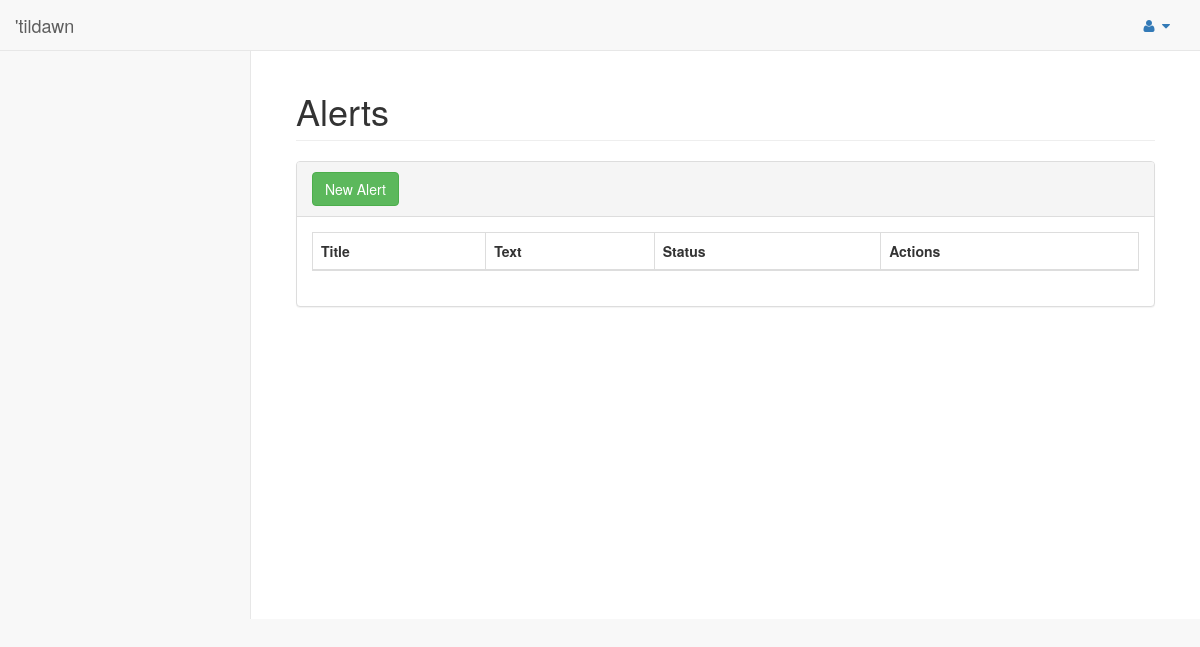
The app's page /pages/alerts.php, older data.
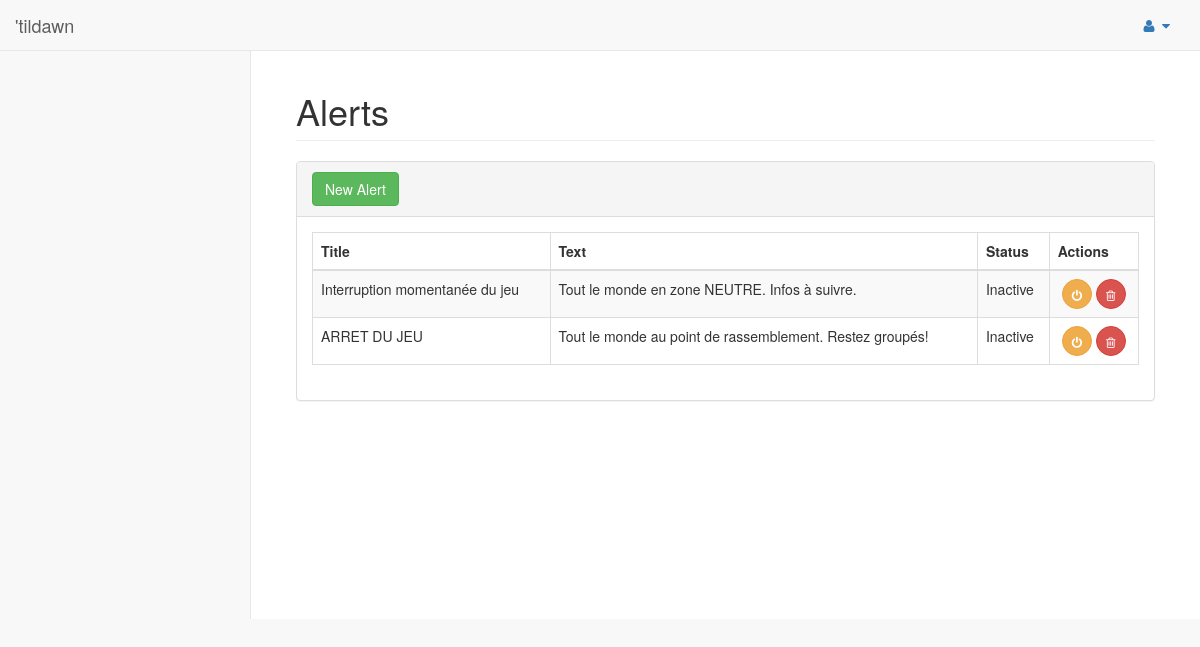
The same page, newer data.
### tables this page shows
CREATE TABLE Alerts (
    id INT NOT NULL AUTO_INCREMENT,
	title VARCHAR(32),
	text VARCHAR(255),
	status BOOLEAN DEFAULT FALSE,

	PRIMARY KEY(id)
);

### model/messages.php (called while the page is built, shortened)
<?php
include_once('../model/db.php');
function getAllAlerts(){
    $link = connect();
    $res = mysqli_query($link, 'select `id`, `title`, `text`, `status` from alerts;');
    return fetch_result($res);
}
?>

### controller/azure.php (called while the page is built, shortened)
<?php
require("../model/messages.php");
function getAlerts(){
	return getAllAlerts();
}
?>

### model/db.php (called while the page is built, shortened)
<?php
function fetch_result($res) {
	$result = array();
	if($res != False){
	    while($row = mysqli_fetch_assoc($res)) {
            $result[] = $row;
        }
	}else{
		echo "No result";
	}
    return $result;
}
?>

### pages/alerts.php (the view, shortened to what this page needs)
<!DOCTYPE html>
<?php
require("../controller/azure.php");
$alerts = getAlerts();
?>
<html lang="en">
<head>
    <link href="../vendor/bootstrap/css/bootstrap.min.css" rel="stylesheet">
    <link href="../vendor/metisMenu/metisMenu.min.css" rel="stylesheet">
    <link href="../dist/css/sb-admin-2.css" rel="stylesheet">
    <link href="../vendor/font-awesome/css/font-awesome.min.css" rel="stylesheet" type="text/css">
    <link href="../vendor/datatables-plugins/dataTables.bootstrap.css" rel="stylesheet">
    <link href="../vendor/datatables-responsive/dataTables.responsive.css" rel="stylesheet">
</head>
<body>
    <div id="wrapper">
        <?php include("nav.php");?>
        <div id="page-wrapper">
            <div class="container-fluid">
                <div class="row">
                    <div class="col-lg-12">
                        <h1 class="page-header">Alerts</h1>
                    </div>
                </div>
				<div class="row">
                <div class="col-lg-12">
                    <div class="panel panel-default">
                        <div class="panel-heading">
						    <button type="button" class="btn btn-success" data-toggle="modal" data-target="#createAlert">New Alert</button>
						</div>
                        <div class="panel-body">
                            <table width="100%" class="table table-striped table-bordered table-hover" id="dataTables-example">
                                <thead>
                                    <tr>
                                        <th>Title</th>
										<th>Text</th>
										<th>Status</th>
                                        <th>Actions</th>
                                    </tr>
                                </thead>
                                <tbody>
								    <?php
									    foreach ($alerts as $alert){
										    echo '<tr>';
                                            echo '<td>'.$alert['title'].'</td>';
                               				echo '<td>'.$alert['text'].'</td>';
											echo '<td>';
											if($alert['status']){
												echo 'Active';
											}else{
												echo 'Inactive';
											}
											echo '</td>';
                                            echo '<td style="text-align: center;"><button type="button" class="btn btn-warning btn-circle" data-toggle="modal" data-target="#toggleStatus" data-id="'. $alert['id']. '" data-title="'. $alert['title'] .'" data-status="'.$alert['status'].'"><i class="fa fa-power-off"></i></button>    <button type="button" class="btn btn-danger btn-circle" data-toggle="modal" data-target="#deleteAlert" data-id="'. $alert['id'] .'" data-title="'. $alert['title']. '"><i class="fa fa-trash-o"></i></button></td>';
										    echo '</tr>';
										}
								    ?>
                                </tbody>
                            </table>
                        </div>
                    </div>
                </div>
            </div>
            </div>
        </div>
    </div>
</body>
</html>

### pages/nav.php (shortened to what this page needs)
<html>
        <nav class="navbar navbar-default navbar-static-top" role="navigation" style="margin-bottom: 0">
            <div class="navbar-header">
                <a class="navbar-brand" href="index.php">'tildawn</a>
            </div>
            <ul class="nav navbar-top-links navbar-right">
                <li class="dropdown">
                    <a class="dropdown-toggle" data-toggle="dropdown" href="#">
                        <i class="fa fa-user fa-fw"></i> <i class="fa fa-caret-down"></i>
                    </a>
                </li>
            </ul>
        </nav>
</html>

Row changes from the older to the newer data that the page shows:
added alerts: title "Interruption momentanée du jeu", text "Tout le monde en zone NEUTRE. Infos à suivre.", status "Inactive"
added alerts: title "ARRET DU JEU", text "Tout le monde au point de rassemblement. Restez groupés!", status "Inactive"
